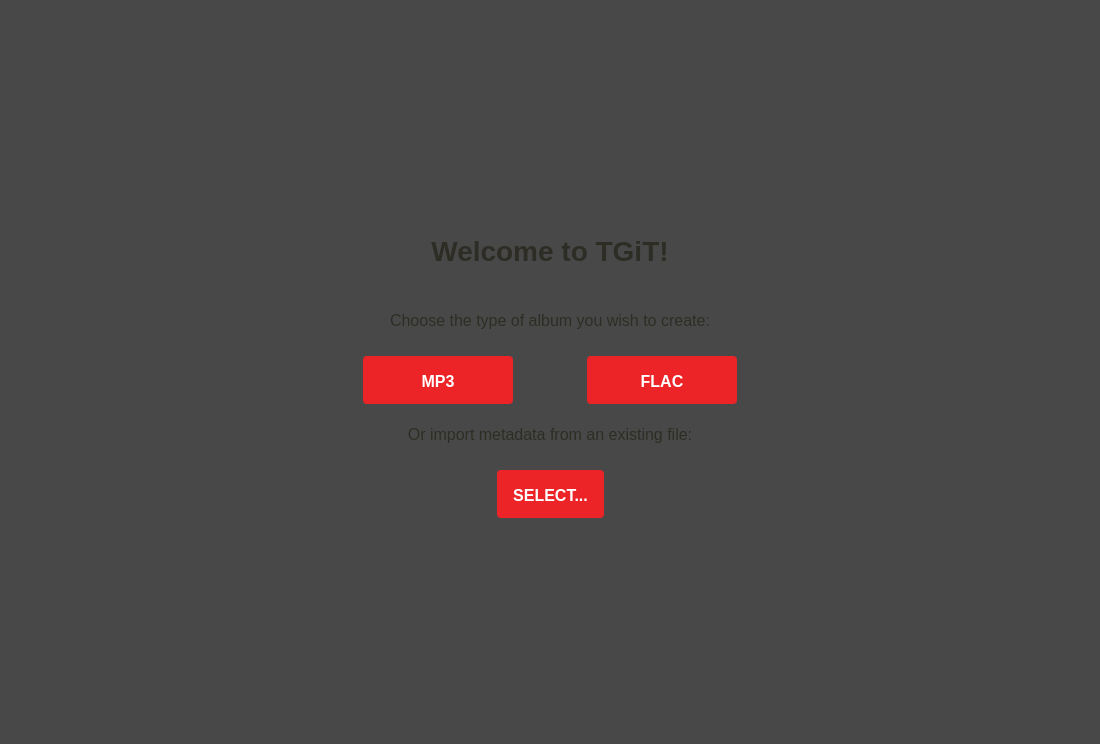
<?xml version="1.0" encoding="UTF-8"?>
<ui version="4.0">
 <class>welcome_screen</class>
 <widget class="QFrame" name="welcome_screen">
  <property name="geometry">
   <rect>
    <x>0</x>
    <y>0</y>
    <width>1100</width>
    <height>744</height>
   </rect>
  </property>
  <property name="minimumSize">
   <size>
    <width>1100</width>
    <height>744</height>
   </size>
  </property>
  <property name="styleSheet">
   <string notr="true">#welcome_screen {
    background-color: #484848
}

#welcome_dialog {
	padding: 20px;
	min-width: 500px;
	max-width: 500px;
	min-height: 300px;
	max-height: 300px;
	background: white url(':/logo.png') no-repeat top left;
}

QPushButton {
	background-color: #EC2327;
	border: 2px solid #EC2327;
	border-radius: 4px;
	font-size: 16px;
	font-weight: bold;
	color: white;
	padding: 14px 14px 11px 14px;
}

QPushButton:hover {
	background-color: #D42023;
	border-color: #D42023;
}

QPushButton:pressed {
	border: 2px solid transparent;
}

QLabel {
	color: #2D2D25;
	font-size: 16px;
}

</string>
  </property>
  <layout class="QHBoxLayout" name="horizontalLayout_5">
   <item>
    <widget class="QWidget" name="welcome_dialog" native="true">
     <layout class="QVBoxLayout" name="verticalLayout">
      <item>
       <widget class="QLabel" name="title">
        <property name="styleSheet">
         <string notr="true">QLabel {
	font-size: 28px;
	font-weight: bold;
	margin-top: 25px;
	margin-bottom: 40px;
}</string>
        </property>
        <property name="text">
         <string>Welcome to TGiT!</string>
        </property>
        <property name="alignment">
         <set>Qt::AlignCenter</set>
        </property>
        <property name="title" stdset="0">
         <string>h1</string>
        </property>
       </widget>
      </item>
      <item>
       <widget class="QLabel" name="message">
        <property name="text">
         <string>Choose the type of album you wish to create:</string>
        </property>
        <property name="alignment">
         <set>Qt::AlignCenter</set>
        </property>
       </widget>
      </item>
      <item>
       <widget class="QWidget" name="new_buttons_container" native="true">
        <layout class="QHBoxLayout">
         <property name="spacing">
          <number>0</number>
         </property>
         <property name="leftMargin">
          <number>0</number>
         </property>
         <property name="topMargin">
          <number>20</number>
         </property>
         <property name="rightMargin">
          <number>0</number>
         </property>
         <property name="bottomMargin">
          <number>15</number>
         </property>
         <item>
          <spacer name="spacer">
           <property name="orientation">
            <enum>Qt::Horizontal</enum>
           </property>
           <property name="sizeHint" stdset="0">
            <size>
             <width>40</width>
             <height>20</height>
            </size>
           </property>
          </spacer>
         </item>
         <item>
          <widget class="QPushButton" name="new_mp3_album_button">
           <property name="sizePolicy">
            <sizepolicy hsizetype="Fixed" vsizetype="Fixed">
             <horstretch>0</horstretch>
             <verstretch>0</verstretch>
            </sizepolicy>
           </property>
           <property name="minimumSize">
            <size>
             <width>150</width>
             <height>0</height>
            </size>
           </property>
           <property name="cursor">
            <cursorShape>PointingHandCursor</cursorShape>
           </property>
           <property name="text">
            <string>MP3</string>
           </property>
          </widget>
         </item>
         <item>
          <spacer name="spacer_3">
           <property name="orientation">
            <enum>Qt::Horizontal</enum>
           </property>
           <property name="sizeHint" stdset="0">
            <size>
             <width>40</width>
             <height>20</height>
            </size>
           </property>
          </spacer>
         </item>
         <item>
          <widget class="QPushButton" name="new_flac_album_button">
           <property name="minimumSize">
            <size>
             <width>150</width>
             <height>0</height>
            </size>
           </property>
           <property name="cursor">
            <cursorShape>PointingHandCursor</cursorShape>
           </property>
           <property name="text">
            <string>FLAC</string>
           </property>
          </widget>
         </item>
         <item>
          <spacer name="spacer_2">
           <property name="orientation">
            <enum>Qt::Horizontal</enum>
           </property>
           <property name="sizeHint" stdset="0">
            <size>
             <width>40</width>
             <height>20</height>
            </size>
           </property>
          </spacer>
         </item>
        </layout>
       </widget>
      </item>
      <item>
       <widget class="QLabel" name="label">
        <property name="text">
         <string>Or import metadata from an existing file:</string>
        </property>
        <property name="alignment">
         <set>Qt::AlignCenter</set>
        </property>
       </widget>
      </item>
      <item>
       <widget class="QWidget" name="import_button_container" native="true">
        <layout class="QHBoxLayout" name="horizontalLayout">
         <property name="spacing">
          <number>0</number>
         </property>
         <property name="leftMargin">
          <number>0</number>
         </property>
         <property name="topMargin">
          <number>20</number>
         </property>
         <property name="rightMargin">
          <number>0</number>
         </property>
         <property name="bottomMargin">
          <number>15</number>
         </property>
         <item>
          <spacer name="horizontalSpacer">
           <property name="orientation">
            <enum>Qt::Horizontal</enum>
           </property>
           <property name="sizeHint" stdset="0">
            <size>
             <width>40</width>
             <height>20</height>
            </size>
           </property>
          </spacer>
         </item>
         <item>
          <widget class="QPushButton" name="import_album_button">
           <property name="cursor">
            <cursorShape>PointingHandCursor</cursorShape>
           </property>
           <property name="text">
            <string>SELECT...</string>
           </property>
          </widget>
         </item>
         <item>
          <spacer name="horizontalSpacer_2">
           <property name="orientation">
            <enum>Qt::Horizontal</enum>
           </property>
           <property name="sizeHint" stdset="0">
            <size>
             <width>40</width>
             <height>20</height>
            </size>
           </property>
          </spacer>
         </item>
        </layout>
       </widget>
      </item>
     </layout>
    </widget>
   </item>
  </layout>
 </widget>
 <resources>
  <include location="../../resources/resources.qrc"/>
 </resources>
 <connections/>
</ui>
